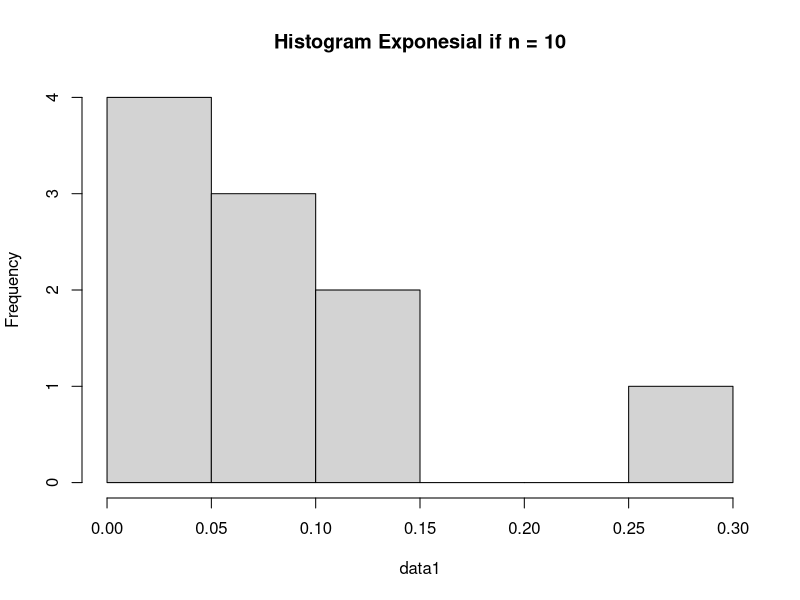
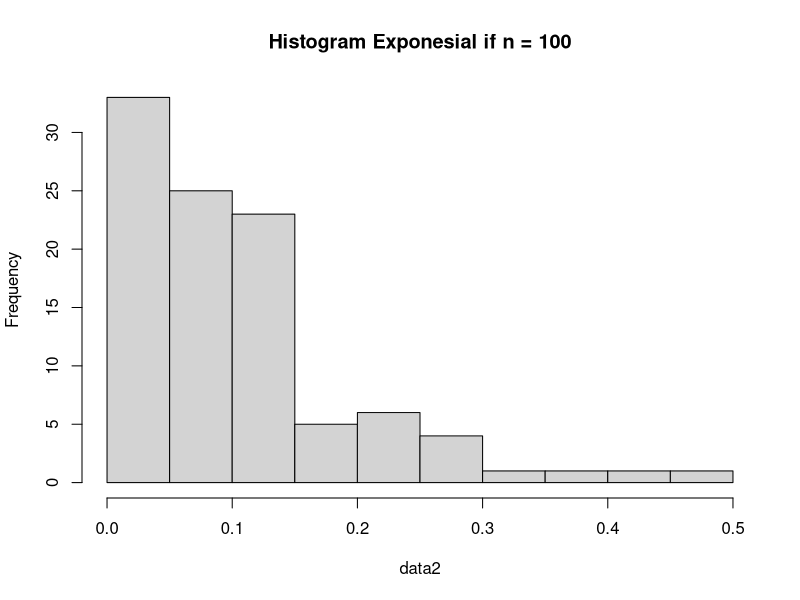
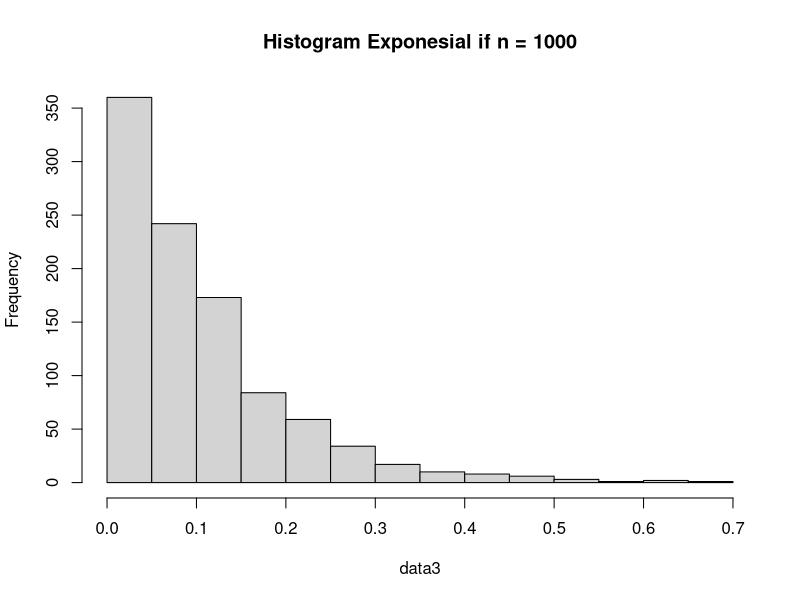
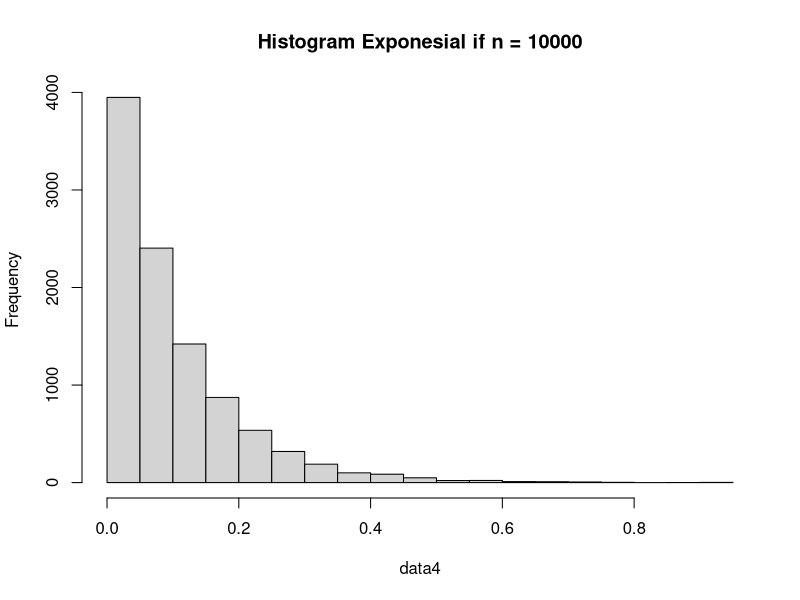

Write the R code that produced these figures, in order.
#Nama   : Muhammad Amin
#NRP    : 5025201251
#Kelas  : F

#Nomor 5.A
lambda = 10
soal_5A <- function(x,lambda){
  dexp(x,rate=lambda)
}
datas = soal_5A(10,lambda)
datas

#Nomor 5.B
set.seed(1)
n = 10
data1 = rexp(10,rate = lambda)
hist(data1, main = "Histogram Exponesial if n = 10")

set.seed(1)
n = 100
data2 = rexp(100,rate = lambda)
hist(data2, main = "Histogram Exponesial if n = 100")

set.seed(1)
n=1000
data3 = rexp(1000,rate = lambda)
hist(data3, main = "Histogram Exponesial if n = 1000")

set.seed(1)
n=10000
data4 = rexp(10000,rate = lambda)
hist(data4, main = "Histogram Exponesial if n = 10000")

#Nomor 5.C
n = 100
lambda = 3
datas = rexp(n, rate = lambda)
average = mean(datas)
average
variance = var(datas)
variance

